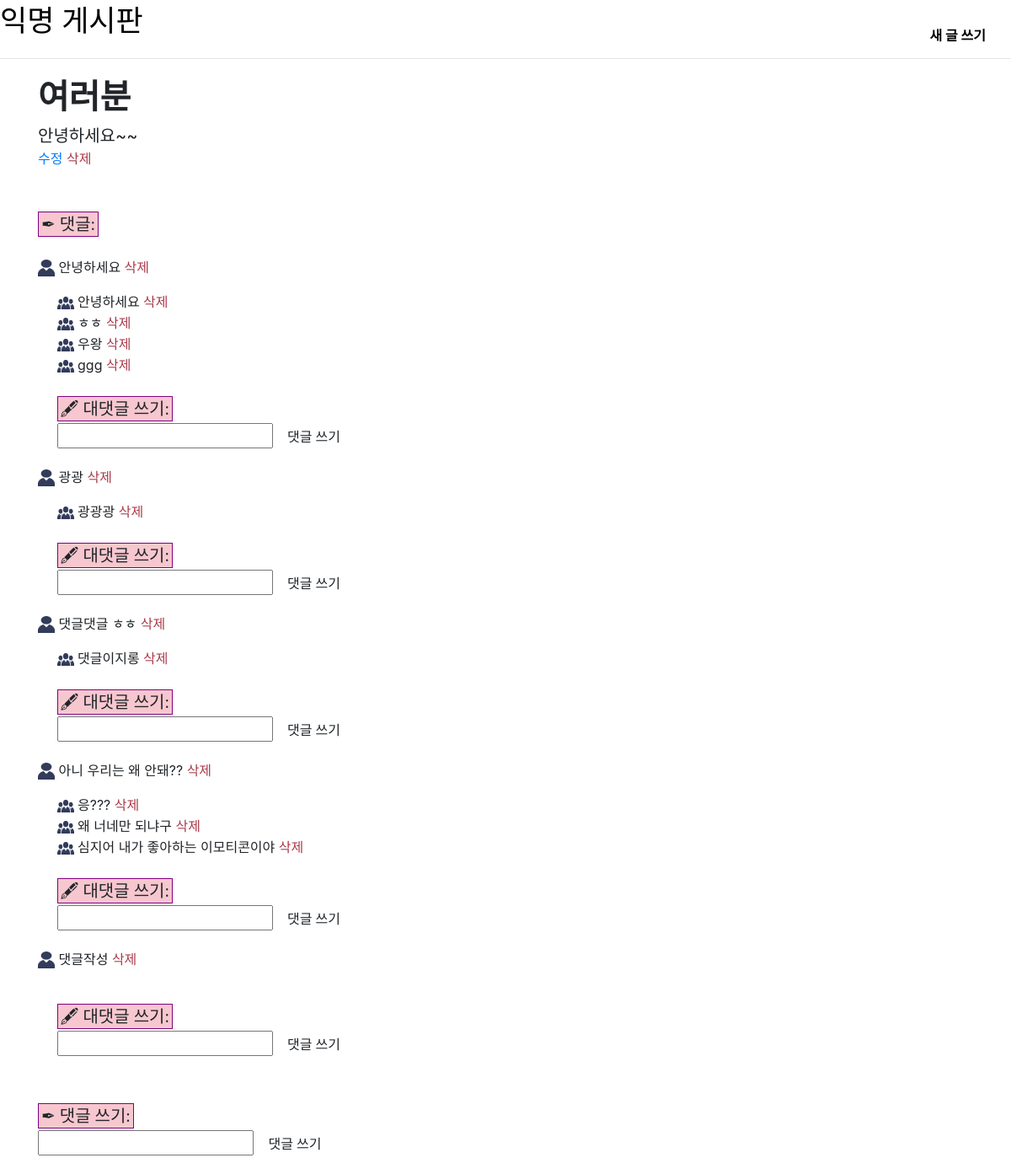
/1/, run on the app's committed database.
### crudapp/models.py (models this page shows, shortened)
class Post(models.Model):
    title = models.CharField(max_length=20)
    pub_date = models.DateTimeField('date published')
    body = models.TextField()

class Comment(models.Model):
    post = models.ForeignKey(Post, on_delete = models.CASCADE, related_name='comments')
    contents = models.CharField(max_length=500)
    class Meta:
        ordering = ['id']

class CommentReply(models.Model):
    comment = models.ForeignKey(Comment, on_delete=models.CASCADE, related_name='replys', null=True)
    contents = models.CharField(max_length=500)
    class Meta:
        ordering = ['id']

### crudapp/views.py (the view)
# urls.py: path('<int:post_id>/', views.detail, name="detail"),
def detail(request, post_id):
    post = get_object_or_404(Post, pk=post_id)
    return render(request, 'detail.html', {'post' : post})

### crudapp/templates/detail.html (shortened to what this page needs)
{% extends 'base.html' %}
{% block content %}
{% load staticfiles %}
<div class=container>
<div class=posts>
    <span class=post-title>{{post.title}}</span>    <br>
    <span class=post-body>{{post.body}}</span>  <br>
    <a class = edit href = "{% url 'edit' post.id %}">수정</a>
    <a class = delete href = "{% url 'delete' post.id %}">삭제</a>
</div>
    <div class =comments>
        <span class= comment>&#10002; 댓글:</span><br><br>
        {% for comment in post.comments.all %}
            <p><img src="{% static 'user_icon.png' %}" id="img1" width="20px" height="20px"> {{ comment.contents }}
            <a href="{% url 'comment_delete' post.id comment.id %}" class="delete">삭제</a></p>
            {% for commentReply in comment.replys.all %}
            <span>&nbsp;&nbsp;&nbsp;&nbsp;</span>
            <img src="{% static 'recomment_icon.png' %}" id="img1" width="20px" height="15px"> {{ commentReply.contents }}
            <a href="{% url 'comment_reply_delete' post.id comment.id commentReply.id %}" class="delete">삭제</a><br>
            {% endfor %}
            <br>
            <span>&nbsp;&nbsp;&nbsp;&nbsp;</span>
            <span class="comment">&#128395; 대댓글 쓰기:</span><br>
            <form action="{% url 'comment_reply' post.id comment.id %}" method="POST">
                <input type="text" name="contents">
                <button type="submit" class="btn">댓글 쓰기</button>
            </form>
        {% endfor %}
    </div>
    <span class= comment>&#10002; 댓글 쓰기:</span><br>
    <form action="{% url 'comment_create' post.id %}" method="POST">
        <input type="text" name="contents">
        <button type="submit" class="btn">댓글 쓰기</button>
    </form>
</div>
{% endblock %}

### crudapp/templates/base.html (shortened to what this page needs)
{% load static %}
<head>
    <link rel="stylesheet" href="https://stackpath.bootstrapcdn.com/bootstrap/4.3.1/css/bootstrap.min.css">
    <link rel="stylesheet" href='{% static "css/style.css" %}'>
</head>
    <body>
        <header>
            <a class = title href="{% url 'home' %}">익명 게시판</span>
            <a class="new_post" href="{% url 'new' %}">새 글 쓰기</a>
            <hr>
        </header>
        {% block content %}
        {% endblock %}
    </body>

### crudapp/static/css/style.css (style rules this page uses)
.title { font-family: 'yg-jalnan'; font-size : 35px; color:black; }
.new_post { float:right; margin-top:30px; margin-right:30px; color: black; font-weight:bold; }
.post-title { font-size:40px; font-weight: bold; font-family:'yg-jalnan'; }
.post-body { font-size:20px; }
.comments { margin-top:50px; margin-bottom:50px; }
.comment { font-size: 20px; font-family:'yg-jalnan'; }
.delete { color: #AA3B4A; font-family:'yg-jalnan'; }
.btn { font-family: 'NIXGONL-Vb'; }

### crudapp/templates/base.html (style rules this page uses)
.comment { background-color: rgb(247, 199, 207); box-shadow: -60px 0px 100px -90px #000000; border: 1px double purple; padding: 3px; }

### data on the page
Post: title "여러분", body "안녕하세요~~"
Comment: contents "안녕하세요"
CommentReply: contents "안녕하세요"
CommentReply: contents "ㅎㅎ"
CommentReply: contents "우왕"
CommentReply: contents "ggg"
Comment: contents "광광"
CommentReply: contents "광광광"
Comment: contents "댓글댓글 ㅎㅎ"
CommentReply: contents "댓글이지롱"
Comment: contents "아니 우리는 왜 안돼??"
CommentReply: contents "응???"
CommentReply: contents "왜 너네만 되냐구"
CommentReply: contents "심지어 내가 좋아하는 이모티콘이야"
Comment: contents "댓글작성"
